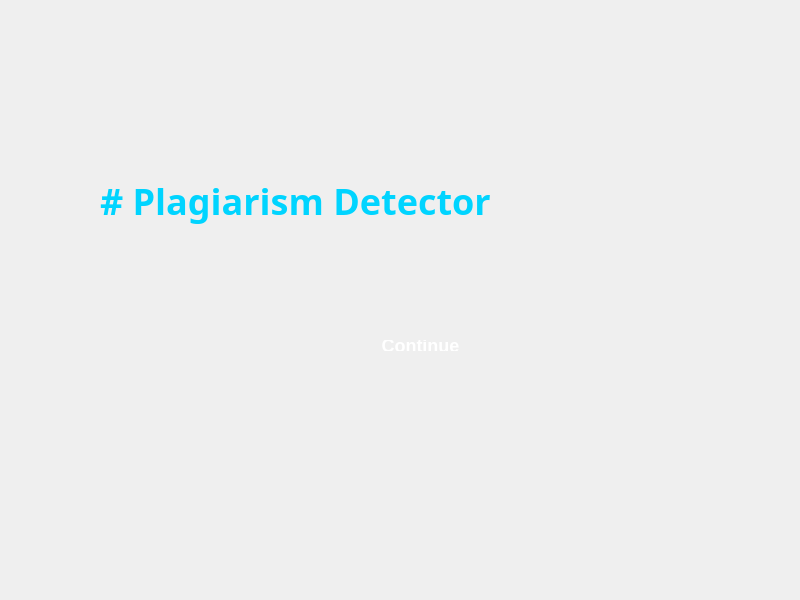
<?xml version="1.0" encoding="UTF-8"?>
<ui version="4.0">
 <class>MainWindow</class>
 <widget class="QMainWindow" name="MainWindow">
  <property name="geometry">
   <rect>
    <x>0</x>
    <y>0</y>
    <width>800</width>
    <height>600</height>
   </rect>
  </property>
  <property name="windowTitle">
   <string>MainWindow</string>
  </property>
  <property name="styleSheet">
   <string notr="true">/* Main window with a gradient background */
QMainWindow {
    background: qlineargradient(to bottom right, #1E2A38, #3A506B); /* Subtle gradient */
    font-family: 'Arial', sans-serif; /* Clean, modern font */
    color: #F4F4F9; /* Light text for contrast */
    border: none; /* Ensure no unwanted borders appear */
}

/* Style for labels */
QLabel {
    color: #F4F4F9; /* Light text */
    font-size: 28px; /* Adjusted for better visibility */
    font-weight: bold; /* Slight emphasis */
    text-align: center;
}

/* Title-specific styling */
QLabel#title {
    font-size: 36px; /* Emphasized title */
    color: #00D4FF; /* Eye-catching neon blue */
    margin-top: 20px; /* Added spacing if needed */
}

/* Style for buttons */
QPushButton {
    background: qlineargradient(to bottom, #007BFF, #0056B3); /* Modern blue gradient */
    color: #FFFFFF; /* White text for readability */
    border: none; /* No border for minimalism */
    border-radius: 10px; /* Soft corners */
    padding: 10px 20px; /* Comfortable padding */
    font-size: 18px; /* Appropriately sized font */
    font-weight: bold; /* Emphasize button text */
    margin-top: 20px; /* Space from other elements */
}

/* Hover effect for buttons */
QPushButton:hover {
    background: qlineargradient(to bottom, #0056B3, #003B73); /* Darker blue on hover */
    color: #F4F4F9; /* Light text */
    cursor: pointer; /* Change cursor to pointer for hover effect */
}

/* Disable QPushButton default focus outline */
QPushButton:focus {
    outline: none;
}

/* Style for line edits */
QLineEdit {
    background-color: #2C3E50; /* Dark input box */
    color: #F4F4F9; /* Light text */
    border: 2px solid #00D4FF; /* Neon blue border */
    border-radius: 8px; /* Soft corners */
    padding: 8px; /* Comfortable padding */
    font-size: 16px; /* Legible text */
}

/* Focus effect for line edits */
QLineEdit:focus {
    border-color: #007BFF; /* Brighter blue on focus */
    outline: none; /* Remove default focus outline */
}

/* General adjustments */
* {
    margin: 0;
    padding: 0;
    box-sizing: border-box;
}
</string>
  </property>
  <widget class="QWidget" name="centralwidget">
   <property name="styleSheet">
    <string notr="true">/* Main window with a gradient background */
QMainWindow {
    background: qlineargradient(to bottom right, #1E2A38, #3A506B); /* Subtle gradient */
    font-family: 'Arial', sans-serif; /* Clean, modern font */
    color: #F4F4F9; /* Light text for contrast */
}

/* Style for labels (minimalistic design) */
QLabel {
    color: #F4F4F9; /* Light text */
    font-size: 24px; /* Clean size */
    font-weight: bold; /* Slight emphasis */
    text-align: center;
}

/* Title-specific styling */
QLabel#title {
    font-size: 32px; /* Emphasized title */
    color: #00D4FF; /* Eye-catching neon blue */
}

/* Style for buttons */
QPushButton {
    background: qlineargradient(to bottom, #007BFF, #0056B3); /* Modern blue gradient */
    color: #FFFFFF; /* White text for readability */
    border: none; /* No border for minimalism */
    border-radius: 10px; /* Soft corners */
    padding: 10px 20px; /* Comfortable padding */
    font-size: 18px; /* Appropriately sized font */
    font-weight: bold; /* Emphasize button text */
}

/* Hover effect for buttons */
QPushButton:hover {
    background: qlineargradient(to bottom, #0056B3, #003B73); /* Darker blue on hover */
    color: #F4F4F9; /* Light text */
}

/* Style for line edits */
QLineEdit {
    background-color: #2C3E50; /* Dark input box */
    color: #F4F4F9; /* Light text */
    border: 2px solid #00D4FF; /* Neon blue border */
    border-radius: 8px; /* Soft corners */
    padding: 8px; /* Comfortable padding */
    font-size: 16px; /* Legible text */
}

/* Focus effect for line edits */
QLineEdit:focus {
    border-color: #007BFF; /* Brighter blue on focus */
    outline: none; /* Remove default focus outline */
}

/* Style for QListWidget */
QListWidget {
    background-color: #2C3E50; /* Dark background */
    color: #F4F4F9; /* Light text */
    border: none; /* Minimalist design */
    border-radius: 8px; /* Rounded edges */
    padding: 8px; /* Comfortable spacing */
    font-size: 16px; /* Clean font size */
}

/* Style for selected items in QListWidget */
QListWidget::item:selected {
    background-color: #00D4FF; /* Highlight color */
    color: #FFFFFF; /* Text color for contrast */
}

/* Hover effect for QListWidget items */
QListWidget::item:hover {
    background-color: #007BFF; /* Subtle blue hover effect */
    color: #FFFFFF; /* Light text */
}
</string>
   </property>
   <widget class="QLabel" name="title">
    <property name="geometry">
     <rect>
      <x>90</x>
      <y>120</y>
      <width>681</width>
      <height>141</height>
     </rect>
    </property>
    <property name="font">
     <font>
      <family>Cyber Alert</family>
      <pointsize>-1</pointsize>
      <bold>true</bold>
     </font>
    </property>
    <property name="styleSheet">
     <string notr="true">*{
font-size: 36px; /* Increased font size */
}</string>
    </property>
    <property name="text">
     <string># Plagiarism Detector</string>
    </property>
    <property name="textFormat">
     <enum>Qt::TextFormat::MarkdownText</enum>
    </property>
   </widget>
   <widget class="QPushButton" name="pushButton">
    <property name="geometry">
     <rect>
      <x>320</x>
      <y>310</y>
      <width>201</width>
      <height>51</height>
     </rect>
    </property>
    <property name="text">
     <string>Continue</string>
    </property>
   </widget>
  </widget>
 </widget>
 <resources/>
 <connections/>
</ui>
